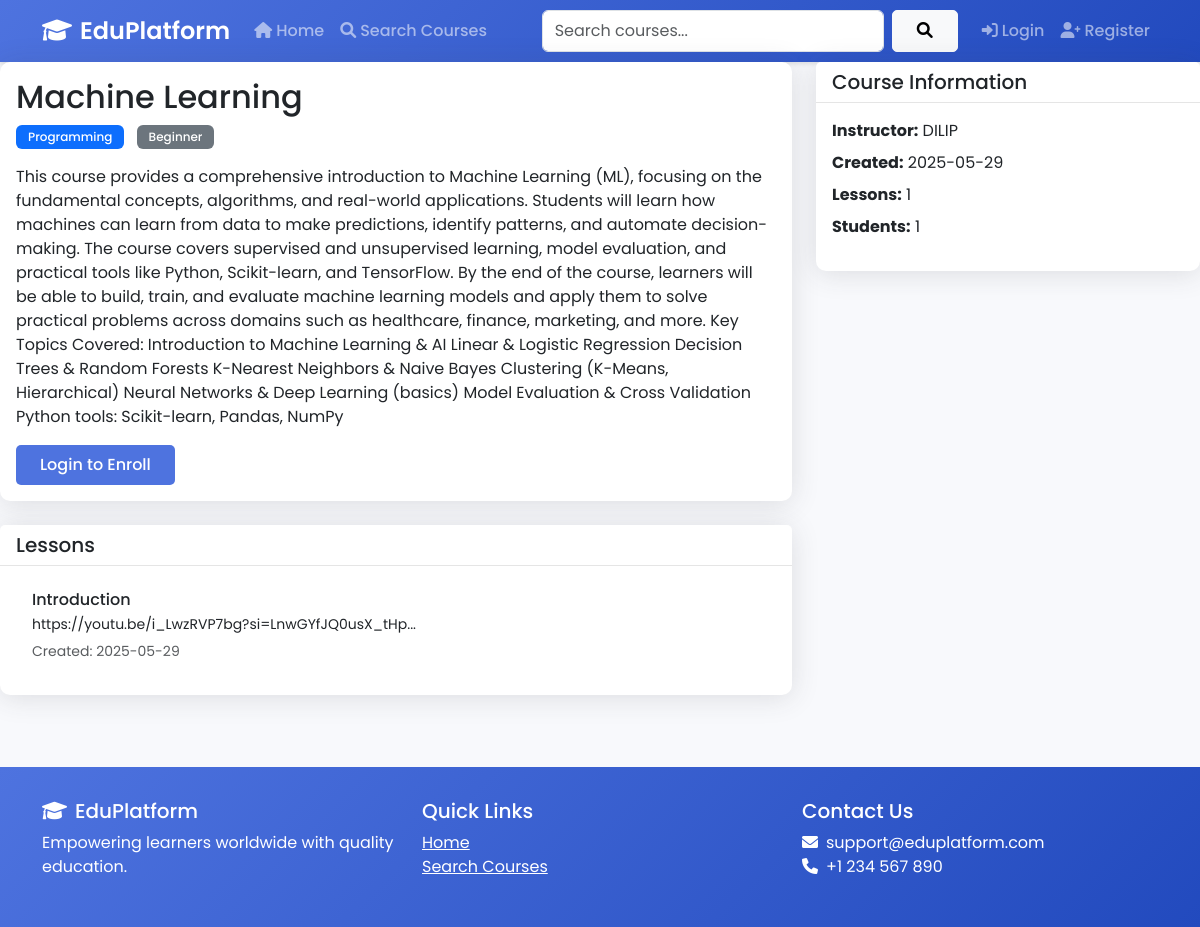
/course/2, run on the app's committed database.
### app.py (models this page shows, shortened)
class Course(db.Model):
    id = db.Column(db.Integer, primary_key=True)
    title = db.Column(db.String(100), nullable=False)
    description = db.Column(db.Text, nullable=False)
    created_at = db.Column(db.DateTime, default=datetime.utcnow)
    instructor_id = db.Column(db.Integer, db.ForeignKey('user.id'), nullable=False)
    category = db.Column(db.String(50))
    level = db.Column(db.String(20))
    lessons = db.relationship('Lesson', backref='course', lazy=True)
    enrollments = db.relationship('Enrollment', backref='course', lazy=True)
    materials = db.relationship('CourseMaterial', backref='course', lazy=True)

class Lesson(db.Model):
    id = db.Column(db.Integer, primary_key=True)
    title = db.Column(db.String(100), nullable=False)
    content = db.Column(db.Text, nullable=False)
    course_id = db.Column(db.Integer, db.ForeignKey('course.id'), nullable=False)
    created_at = db.Column(db.DateTime, default=datetime.utcnow)
    order = db.Column(db.Integer, default=0)
    materials = db.relationship('LessonMaterial', backref='lesson', lazy=True)

class User(UserMixin, db.Model):
    id = db.Column(db.Integer, primary_key=True)
    username = db.Column(db.String(80), unique=True, nullable=False)
    email = db.Column(db.String(120), unique=True, nullable=False)
    password_hash = db.Column(db.String(128))
    is_teacher = db.Column(db.Boolean, default=False)
    bio = db.Column(db.Text)
    profile_picture = db.Column(db.String(200))
    courses = db.relationship('Course', backref='instructor', lazy=True)
    enrollments = db.relationship('Enrollment', backref='student', lazy=True)

### app.py (the view)
@app.route('/course/<int:course_id>')
def course_detail(course_id):
    course = Course.query.get_or_404(course_id)
    is_enrolled = False
    if current_user.is_authenticated:
        is_enrolled = Enrollment.query.filter_by(
            user_id=current_user.id,
            course_id=course_id
        ).first() is not None
    return render_template('course_detail.html', course=course, is_enrolled=is_enrolled)

### templates/course_detail.html (shortened to what this page needs)
{% extends "base.html" %}
{% block content %}
<div class="row">
    <div class="col-md-8">
        <div class="card mb-4">
            <div class="card-body">
                <h2 class="card-title">{{ course.title }}</h2>
                <div class="mb-3">
                    <span class="badge bg-primary me-2">{{ course.category }}</span>
                    <span class="badge bg-secondary">{{ course.level }}</span>
                </div>
                <p class="card-text">{{ course.description }}</p>
                {% if current_user.is_authenticated %}
                    {% if not current_user.is_teacher %}
                        {% if not is_enrolled %}
                            <a href="{{ url_for('enroll_course', course_id=course.id) }}" class="btn btn-primary">Enroll Now</a>
                        {% else %}
                            <button class="btn btn-success" disabled>Enrolled</button>
                        {% endif %}
                    {% endif %}
                {% else %}
                    <a href="{{ url_for('login') }}" class="btn btn-primary">Login to Enroll</a>
                {% endif %}
            </div>
        </div>
        <div class="card mb-4">
            <div class="card-header d-flex justify-content-between align-items-center">
                <h5 class="mb-0">Lessons</h5>
            </div>
            <div class="card-body">
                {% if course.lessons %}
                    <div class="list-group">
                        {% for lesson in course.lessons|sort(attribute='order') %}
                            <div class="list-group-item">
                                <h6 class="mb-1">{{ lesson.title }}</h6>
                                <p class="mb-1 small">{{ lesson.content[:200] }}...</p>
                                <small class="text-muted">Created: {{ lesson.created_at.strftime('%Y-%m-%d') }}</small>
                            </div>
                        {% endfor %}
                    </div>
                {% else %}
                    <p class="text-muted">No lessons available yet.</p>
                {% endif %}
            </div>
        </div>
    </div>
    <div class="col-md-4">
        <div class="card mb-4">
            <div class="card-header">
                <h5 class="mb-0">Course Information</h5>
            </div>
            <div class="card-body">
                <ul class="list-unstyled">
                    <li class="mb-2">
                        <strong>Instructor:</strong> {{ course.instructor.username }}
                    </li>
                    <li class="mb-2">
                        <strong>Created:</strong> {{ course.created_at.strftime('%Y-%m-%d') }}
                    </li>
                    <li class="mb-2">
                        <strong>Lessons:</strong> {{ course.lessons|length }}
                    </li>
                    <li class="mb-2">
                        <strong>Students:</strong> {{ course.enrollments|length }}
                    </li>
                </ul>
            </div>
        </div>
    </div>
</div>
{% endblock %}

### templates/base.html (style rules this page uses)
:root { --primary-color: #4e73df; --secondary-color: #1cc88a; --dark-color: #5a5c69; --light-color: #f8f9fc; }
body { font-family: 'Poppins', sans-serif; background-color: var(--light-color); }
.card { border: none; border-radius: 10px; box-shadow: 0 0.15rem 1.75rem 0 rgba(58, 59, 69, 0.15); transition: transform 0.3s ease; }
.card-header { background-color: white; border-bottom: 1px solid rgba(0,0,0,0.1); font-weight: 600; }
.btn { border-radius: 5px; font-weight: 500; padding: 0.5rem 1.5rem; transition: all 0.3s ease; }
.btn-primary { background: var(--primary-color); border: none; }
.badge { padding: 0.5em 1em; font-weight: 500; }
.list-group-item { border: none; margin-bottom: 0.5rem; border-radius: 5px !important; transition: all 0.3s ease; }

### data on the page
Course: title "Machine Learning", category "Programming", level "Beginner", description "This course provides a comprehensive introduction to Machine Learning (ML), focusing on the fundamental concepts, algorithms, and real-world applications. Students will learn how machines can learn from data to make predictions, identify patterns, and automate decision-making. The course covers supervised and unsupervised learning, model evaluation, and practical tools like Python, Scikit-learn, and TensorFlow. By the end of the course, learners will be able to build, train, and evaluate machine learning models and apply them to solve practical problems across domains such as healthcare, finance, marketing, and more. Key Topics Covered: Introduction to Machine Learning & AI Linear &…", created_at "2025-05-29"
Lesson: title "Introduction", content "https://youtu.be/i_LwzRVP7bg?si=LnwGYfJQ0usX_tHp", created_at "2025-05-29"
User: instructor.username "DILIP"

### other printed values
{{ course.lessons|length }} "1"
{{ course.enrollments|length }} "1"
